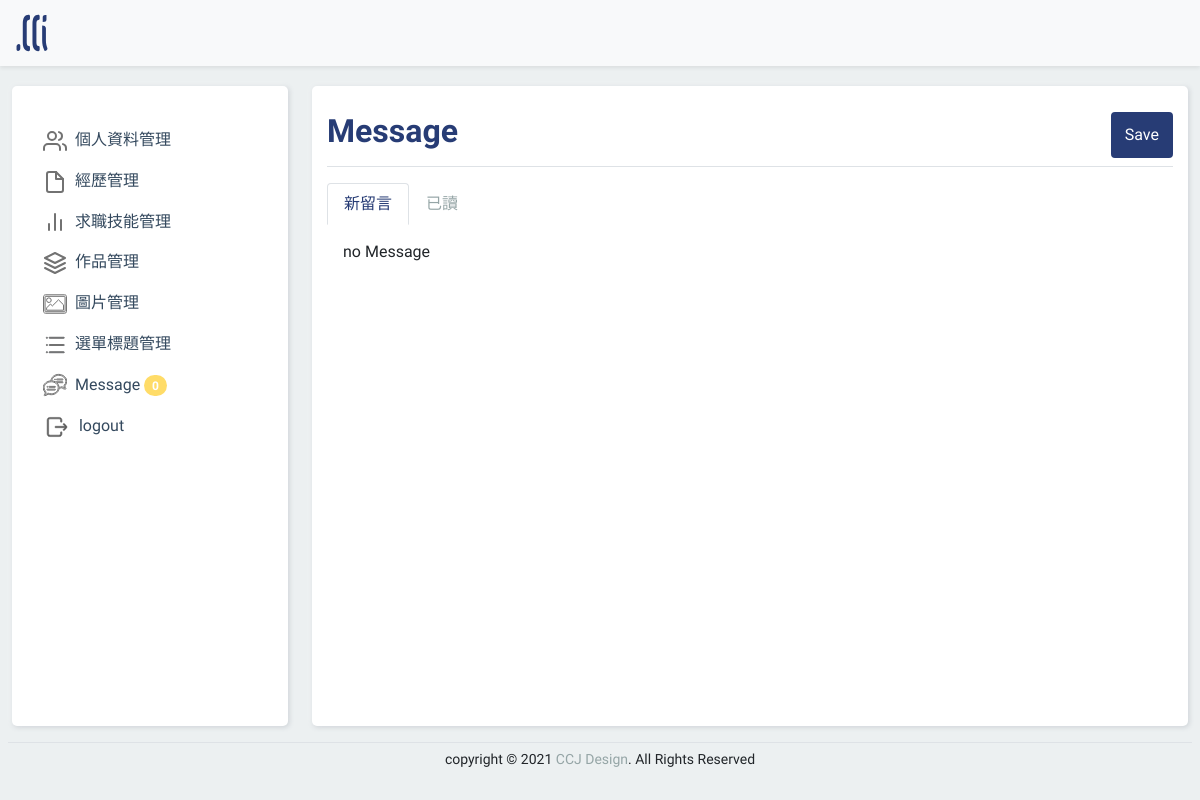
The app's page /backend.php (signed in), older data.
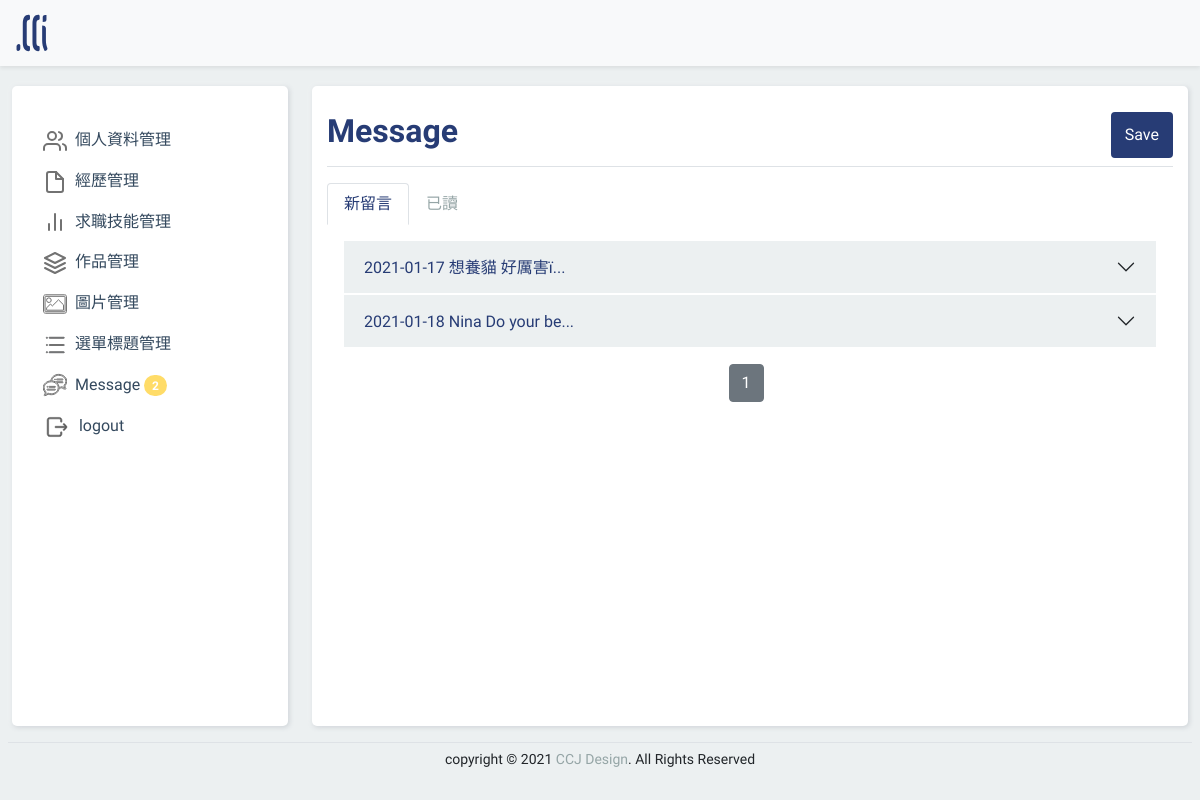
The same page, newer data.
### tables this page shows
CREATE TABLE `resume_message` (
  `id` int(11) UNSIGNED NOT NULL,
  `name` text NOT NULL,
  `tel` text NOT NULL,
  `email` text NOT NULL,
  `msg` text NOT NULL,
  `date` timestamp NOT NULL DEFAULT current_timestamp(),
  `sh` tinyint(1) UNSIGNED NOT NULL
);

### backend/resume_message.php (the view, shortened to what this page needs)
<?php
$all_new=$pdo->query("select count(*) from {$do} where `sh`='0'")->fetchColumn();
$div=5;
$pages_new=ceil($all_new/$div);
$now=(isset($_GET['p']))?$_GET['p']:1;
$start=($now-1)*$div;
?>
<form action="./api/edit.php" method="post">
  <div class="d-flex justify-content-between pt-3 pb-2 mb-3 border-bottom">
    <h2 class="title">Message</h2>
    <button class="btn saveBtn" type="submit">Save</button>
  </div>
  <ul class="nav nav-tabs border-0" id="msgTab" role="tablist">
    <li class="nav-item" role="presentation">
      <a class="nav-link active" data-bs-toggle="tab" href="#unread" role="tab">新留言</a>
    </li>
    <li class="nav-item" role="presentation">
      <a class="nav-link" data-bs-toggle="tab" href="#readed" role="tab">已讀</a>
    </li>
  </ul>
  <div class="tab-content " id="msgTabContent">
    <div class="tab-pane fade show active p-3" id="unread" role="tabpanel">
      <?php
      $sql_unr="select * from {$do} where `sh`='0' limit $start,$div";
      $rows=$pdo->query($sql_unr)->fetchAll();
      if(empty($rows)){
        echo "no Message";
      }else{
      foreach($rows as $row){
      ?>
      <div class="accordion accordion-flush" id="unmsgcontent">
        <div class="accordion-item overflow-hidden">
          <h2 class="accordion-header">
            <button class="accordion-button collapsed" type="button" data-bs-toggle="collapse"
              data-bs-target="#collapse<?=$row['id'];?>">
              <?=substr($row['date'],0,10);?> <?=$row['name'];?> <?=substr( $row['msg'], 0 , 10 );?>...
            </button>
          </h2>
        </div>
      </div>
      <?php }
          }  ?>
      <div class="d-flex justify-content-center align-items-center mt-3">
        <div class="btn-toolbar " role="toolbar">
          <div class="btn-group me-2" role="group">
            <?php for($i=1;$i<=$pages_new;$i++){
            if($i==$now){ ?>
            <a class="btn btn-secondary" href="?do=resume_message&p=<?=$i;?>">
              <?=$i;?>
            </a>
            <?php  }else{ ?>
            <a class="btn btn-outline-secondary" href="?do=resume_message&p=<?=$i;?>">
              <?=$i;?>
            </a>
            <?php  }
        }?>
          </div>
        </div>
      </div>
    </div>
  </div>
</form>

### backend.php (shortened to what this page needs)
<?php
include_once "base.php";
if(empty($_SESSION['login'])){
  echo "你沒有使用權限，";
  echo "<a href='index.php'>請登入</a>";
  exit();
}else{
?>
<!DOCTYPE html>
<html lang="en">
<head>
  <link rel="stylesheet" href="./css/bootstrap.min.css">
  <link rel="stylesheet" href="./css/backendstyle.css">
</head>
<body>
  <header class="navbar navbar-light bg-light shadow-sm fixed-top">
    <div class="container-fluid">
      <a class="navbar-brand" href="index.php">
        <img src="./img/logo.svg" width="40px" class="d-inline-block ">
      </a>
    </div>
  </header>
  <section class="container-fluid ">
    <div class="row">
      <nav id="sidebarMenu" class="col-md-4 col-lg-3 d-md-block sidebar collapse my-3" style="">
        <div class="part h-100">
          <div class="position-sticky pt-4 ">
            <ul class="nav flex-column">
              <li class="nav-item ">
                <a class="nav-link" href="?do=resume_info">
                  個人資料管理
                </a>
              </li>
              <li class="nav-item">
                <a class="nav-link" href="?do=resume_exp">
                  經歷管理
                </a>
              </li>
              <li class="nav-item">
                <a class="nav-link" href="?do=resume_jobskill">
                  求職技能管理
                </a>
              </li>
              <li class="nav-item">
                <a class="nav-link" href="?do=resume_mywork">
                  作品管理
                </a>
              </li>
              <li class="nav-item">
                <a class="nav-link" href="?do=resume_pic">
                  圖片管理
                </a>
              </li>
              <li class="nav-item">
                <a class="nav-link" href="?do=resume_menu">
                  選單標題管理
                </a>
              </li>
              <li class="nav-item">
                <a class="nav-link" href="?do=resume_message">
                  Message
                  <span class="badge rounded-pill">
                    <?php
                  echo $pdo->query("select count(*) from `resume_message` where `sh`='0'")->fetchColumn();
                  ?>
                  </span>
                </a>
              </li>
              <li class="nav-item">
                <a class="nav-link" href="api/logout.php">
                  logout
                </a>
              </li>
            </ul>
          </div>
        </div>
      </nav>
      <main class="d-flex flex-column col-md-8 col-lg-9 my-3">
        <div class="part h-100">
          <?php
        $do=(isset($_GET['do']))?$_GET['do']:'resume_message';
        $file="./backend/".$do.".php";
        if(file_exists($file)){
          include $file;
        }else{
          include "./backend/resume_message.php";
        }
        ?>
        </div>
    </div>
  </section>
  <footer class=" text-center border-top py-1 mx-2 " style="transform:translateY(70px);">
    <small>
      copyright &copy; 2021 <span style="color: #95a5a6;">CCJ Design</span>. All Rights Reserved
    </small>
  </footer>
</body>
</html>
<?php };?>

### css/backendstyle.css (style rules this page uses)
body { background-color: #ecf0f1; font-family: 'Ubuntu', sans-serif; margin: 0; box-sizing: border-box; }
.title { color: #273c75; font-weight: 600; }
.saveBtn { border:2px solid #273c75; background-color: #273c75; color: #fff; }
#sidebarMenu,main { transform: translateY(70px); }
@media (min-width: 767.98px) { .sidebar,main { height: 80vh; } }
@media (min-width: 767.98px) { .part { overflow-y: auto; } }
.sidebar .nav-link { font-weight: 500; color: #34495e; }
.sidebar .nav-link .feather { margin-right: 4px; color: #727272; }
.rounded-pill { background-color: #ffdc68; }
.part { padding: 10px 15px; border-radius: 5px; background: #fff; box-shadow: -1px -1px 7px #ffffff73, 1px 1px 5px rgba(94,104,121,0.288); }
#msgTab .nav-link.active { font-weight: 500; color: #273c75; }
#msgTab .nav-link { color: #95a5a6; }
#msgTabContent .accordion-button { background-color: #ecf0f1 ; color: #273c75; }
#msgcontent .accordion-header,#unmsgcontent .accordion-header { border: #fff solid 1px; }

Row changes from the older to the newer data that the page shows:
added resume_message: date "2021-01-17", name "想養貓", msg "好厲害ï"
added resume_message: date "2021-01-18", name "Nina", msg "Do your be"
Text that changed along with them:
text no longer shown: "0 no Message"
text now shown: "2"
new list line: "1"
